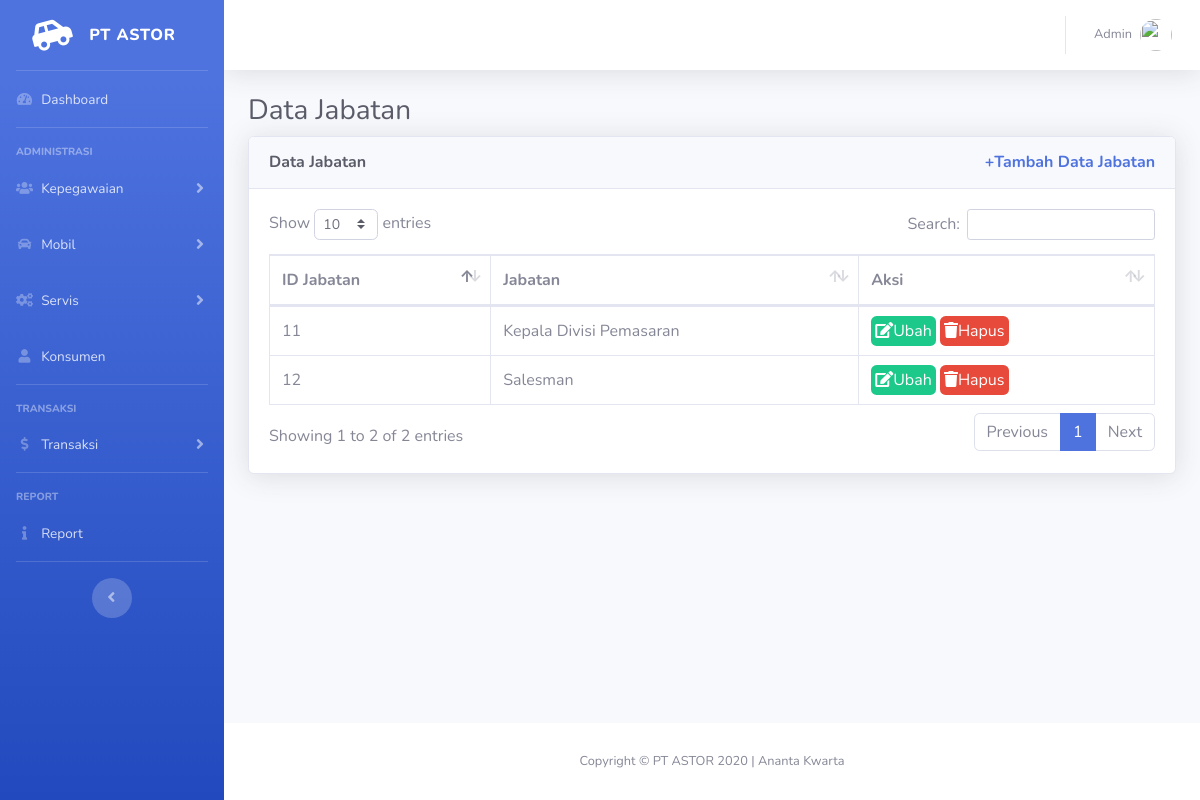
The page /index.php/jabatan on the database its author committed.
### tables this page shows
CREATE TABLE `jabatan` (
  `idJabatan` int(11) NOT NULL,
  `jabatan` varchar(255) NOT NULL
);

### application/controllers/Jabatan.php (called while the page is built, shortened)
<?php
class Jabatan extends CI_Controller
{
    public function __construct()
    {
        $this->load->database();
        $this->load->model('m_jabatan');
        $this->load->library('form_validation');
    }
    public function index()
    {
        $data['judul'] = 'Data Jabatan';
        $data['jabatan'] = $this->m_jabatan->getAll();
        $this->load->view('templates/header', $data);
        $this->load->view('kepegawaian/jabatan/index', $data);
        $this->load->view('templates/footer');
    }
}

### index.php (called while the page is built, shortened)
<?php
require_once BASEPATH.'core/CodeIgniter.php';

### application/models/M_jabatan.php (called while the page is built, shortened)
<?php
class m_jabatan extends CI_Model
{
    public function getAll()
    {
        return $this->db->get('jabatan')->result_array();
    }
}

### application/views/kepegawaian/jabatan/index.php (the view, shortened to what this page needs)
<div class="container-fluid">
    <h1 class="h3 mb-2 text-gray-800">Data Jabatan</h1>
    <div class="card shadow mb-4">
        <div class="card-header py-3">
            <h6 class="m-0 font-weight-bold text-gray-800">Data Jabatan <a href="<?= base_url(); ?>jabatan/tambah" class="m-0 font-weight-bold text-primary float-right">+Tambah Data Jabatan</a></h6>
        </div>
        <div class="card-body">
            <div class="table-responsive">
                <table class="table table-bordered" id="dataTable" width="100%" cellspacing="0">
                    <thead>
                        <tr>
                            <th>ID Jabatan</th>
                            <th>Jabatan</th>
                            <th>Aksi</th>
                        </tr>
                    </thead>
                    <tbody>
                        <?php foreach ($jabatan as $jbt) : ?>
                            <tr>
                                <td><?= $jbt['idJabatan']; ?></td>
                                <td><?= $jbt['jabatan']; ?></td>
                                <td>
                                    <a class="p-1 rounded btn-success" href="<?= base_url(); ?>jabatan/ubah/<?= $jbt['idJabatan']; ?>"><i class="fas fa-edit text-white"></i>Ubah</a>
                                    <a class="p-1 rounded btn-danger" href="<?= base_url(); ?>jabatan/hapus/<?= $jbt['idJabatan']; ?>" onclick="return confirm('Apakah Anda yakin akan menghapus <?= $jbt['jabatan']; ?>?')"><i class="fas fa-trash text-white"></i>Hapus</a>
                                </td>
                            </tr>
                        <?php endforeach; ?>
                    </tbody>
                </table>
            </div>
        </div>
    </div>
</div>
</div>

### rows shown on the page
jabatan: idJabatan "11", jabatan "Kepala Divisi Pemasaran"
jabatan: idJabatan "12", jabatan "Salesman"
